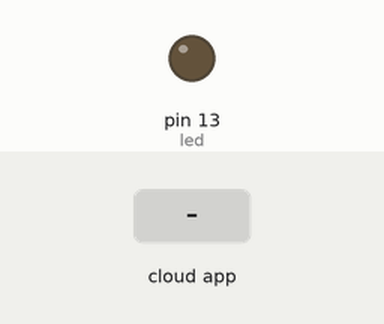
Recording of a sketch running on a simulated Arduino Uno, built with avr-gcc and run on an emulated ATmega328P. On the bench: output pins drawn as LEDs (lit = HIGH). The inputs (shaded band) are chosen by the test bench. The ROS host is connected and sends only what is stated.

Above: at 1.2 s.
1.3 s: the phone or cloud app sets toggle_led to 0
At 2.5 s:
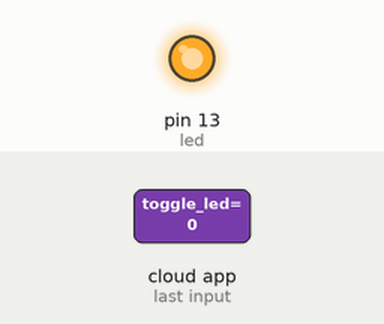
2.8 s: the phone or cloud app sets toggle_led to 1
At 3.6 s:
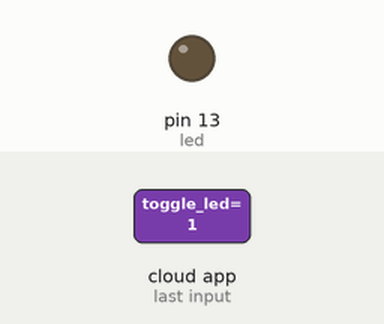
Timing chart, 0 to 5.8 s (numbered marks = the images above; inputs shaded):
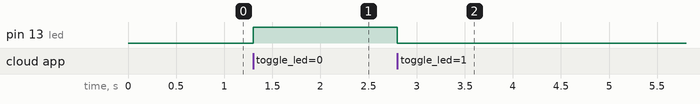

The sketch:

Blink.ino
```cpp
/*
 * rosserial Subscriber Example
 * Blinks an LED on callback
 */
#define USE_USBCOM
#include <ros.h>
#include <std_msgs/Empty.h>

ros::NodeHandle  nh;

void messageCb( const std_msgs::Empty& toggle_msg){
  digitalWrite(13, HIGH-digitalRead(13));   // blink the led
}

ros::Subscriber<std_msgs::Empty> sub("toggle_led", &messageCb );

void setup()
{
  pinMode(13, OUTPUT);
  nh.initNode();
  nh.subscribe(sub);
}

void loop()
{
  nh.spinOnce();
  delay(1);
}
```

Measured:
- after the input at 1.3 s, pin 13 (led): LOW → HIGH at once
- after the input at 2.8 s, pin 13 (led): HIGH → LOW at once
